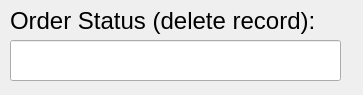
<?xml version="1.0" encoding="UTF-8"?>
<ui version="4.0">
 <class>Dialog</class>
 <widget class="QDialog" name="Dialog">
  <property name="geometry">
   <rect>
    <x>0</x>
    <y>0</y>
    <width>363</width>
    <height>95</height>
   </rect>
  </property>
  <property name="windowTitle">
   <string>Dialog</string>
  </property>
  <widget class="QLabel" name="fieldLabel_2">
   <property name="geometry">
    <rect>
     <x>10</x>
     <y>0</y>
     <width>321</width>
     <height>41</height>
    </rect>
   </property>
   <property name="font">
    <font>
     <pointsize>18</pointsize>
    </font>
   </property>
   <property name="text">
    <string>Order Status (delete record):</string>
   </property>
  </widget>
  <widget class="QLineEdit" name="findBox">
   <property name="geometry">
    <rect>
     <x>10</x>
     <y>40</y>
     <width>331</width>
     <height>41</height>
    </rect>
   </property>
   <property name="font">
    <font>
     <pointsize>18</pointsize>
    </font>
   </property>
  </widget>
 </widget>
 <resources/>
 <connections/>
</ui>
